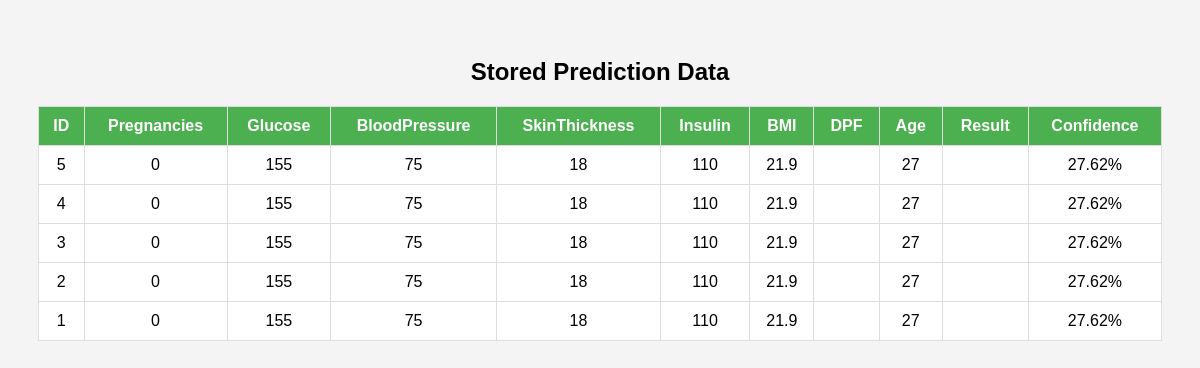
Screenshot of /history (signed in) with the database file from the repository.
### finalapp.py (models this page shows)
class Patient(db.Model):
    __tablename__ = "patients"
    id = db.Column(db.Integer, primary_key=True)
    username = db.Column(db.String(100), nullable=False)
    Pregnancies = db.Column(db.Integer, nullable=False)
    Glucose = db.Column(db.Integer, nullable=False)
    BloodPressure = db.Column(db.Integer, nullable=False)
    SkinThickness = db.Column(db.Integer, nullable=False)
    Insulin = db.Column(db.Integer, nullable=False)
    BMI = db.Column(db.Float, nullable=False)
    Age = db.Column(db.Integer, nullable=False)
    risk_level = db.Column(db.String(50), nullable=False)
    confidence = db.Column(db.Float, nullable=False)
    timeline = db.Column(db.String(200), nullable=False)

### finalapp.py (the view)
@app.route("/history")
def history():
    if "user" not in session:
        return redirect(url_for("login"))
    patients = Patient.query.filter_by(username=session["user"]).order_by(Patient.id.desc()).all()
    return render_template("history.html", data=patients)

### templates/history.html (shortened to what this page needs)
<!DOCTYPE html>
<html>
<head>
</head>
<body>
<h2>Stored Prediction Data</h2>
<table>
    <tr>
        <th>ID</th>
        <th>Pregnancies</th>
        <th>Glucose</th>
        <th>BloodPressure</th>
        <th>SkinThickness</th>
        <th>Insulin</th>
        <th>BMI</th>
        <th>DPF</th>
        <th>Age</th>
        <th>Result</th>
        <th>Confidence</th>
    </tr>
    {% for row in data %}
    <tr>
        <td>{{ row.id }}</td>
        <td>{{ row.Pregnancies }}</td>
        <td>{{ row.Glucose }}</td>
        <td>{{ row.BloodPressure }}</td>
        <td>{{ row.SkinThickness }}</td>
        <td>{{ row.Insulin }}</td>
        <td>{{ row.BMI }}</td>
        <td>{{ row.DPF }}</td>
        <td>{{ row.Age }}</td>
        <td>{{ row.result }}</td>
        <td>{{ row.confidence }}%</td>
    </tr>
    {% endfor %}
</table>
</body>
</html>

### templates/history.html (style rules this page uses)
body { font-family: Arial; background:#f4f4f4; padding:30px; }
table { width:100%; border-collapse: collapse; background:white; }
th, td { padding:10px; border:1px solid #ddd; text-align:center; }
th { background:#4CAF50; color:white; }
h2 { text-align:center; }

### rows the page displays
Patient: id "5", Pregnancies "0", Glucose "155", BloodPressure "75", SkinThickness "18", Insulin "110", BMI "21.9", Age "27", confidence "27.62"
Patient: id "4", Pregnancies "0", Glucose "155", BloodPressure "75", SkinThickness "18", Insulin "110", BMI "21.9", Age "27", confidence "27.62"
Patient: id "3", Pregnancies "0", Glucose "155", BloodPressure "75", SkinThickness "18", Insulin "110", BMI "21.9", Age "27", confidence "27.62"
Patient: id "2", Pregnancies "0", Glucose "155", BloodPressure "75", SkinThickness "18", Insulin "110", BMI "21.9", Age "27", confidence "27.62"
Patient: id "1", Pregnancies "0", Glucose "155", BloodPressure "75", SkinThickness "18", Insulin "110", BMI "21.9", Age "27", confidence "27.62"
